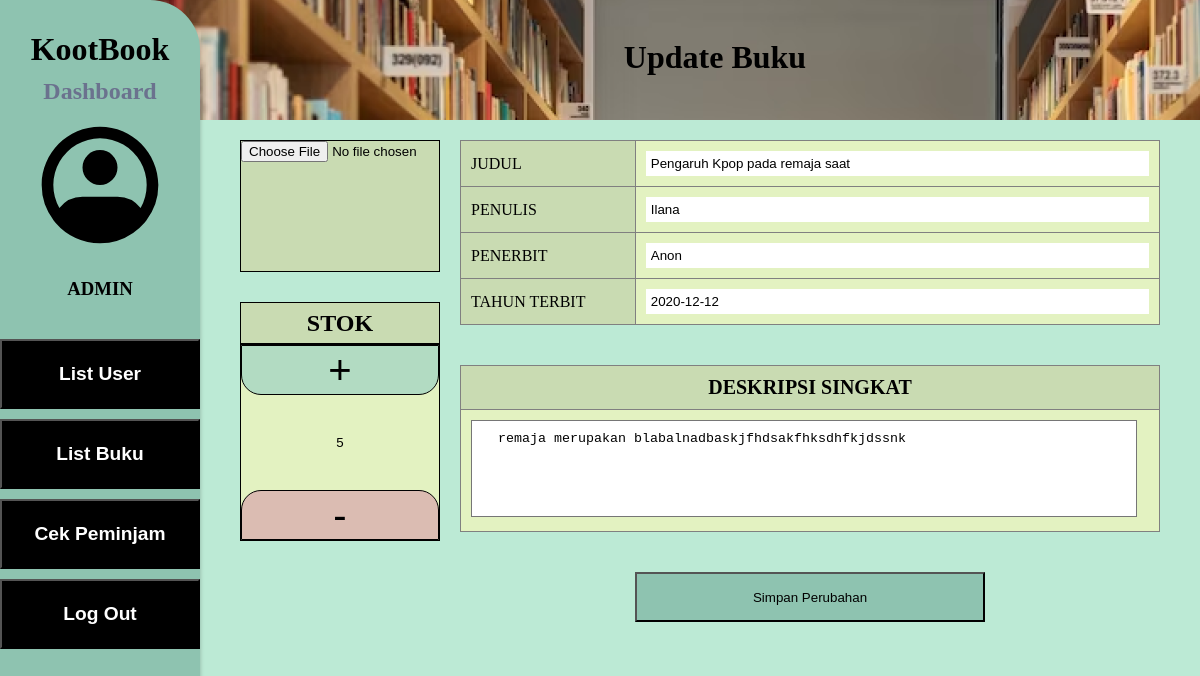
The app's page /public/Admin/updateBukuDetail/2 (signed in) with its own data.
### tables this page shows
CREATE TABLE `buku` (
  `ID_Buku` int(11) NOT NULL,
  `Judul` varchar(255) NOT NULL,
  `Penulis` varchar(255) NOT NULL,
  `Penerbit` varchar(255) NOT NULL,
  `Tahun_Terbit` date NOT NULL,
  `Sinopsis` varchar(255) NOT NULL,
  `Stock` int(10) NOT NULL
);

### app/core/Controller.php (called while the page is built, shortened)
<?php
class Controller{
    public function view($direct, $data = []){
        require_once '../app/views/'. $direct .'.php';
    }
    public function model($model){
        return new $model;
    }
}

### app/controllers/Admin.php (called while the page is built, shortened)
<?php
class Admin extends Controller
{
    public function updateBukuDetail($id){
        $data['data-buku'] = $this->model('book_model')->getBookId($id);
        $this->view('Admin/update_buku_detail',$data['data-buku'][0]);
    }
}

### app/core/App.php (called while the page is built, shortened)
<?php
class App {
    protected $method = 'index';
    protected $params = [];
    public function __construct()
    {
        $url = $this->parseURL();
        if($url != null){
            if( file_exists('../app/controllers/' . $url[0] . '.php') ) {
                unset($url[0]);
            }
        }
        $this->controller = new $this->controller;
        if( isset($url[1]) ) {
            if( method_exists($this->controller, $url[1]) ) {
                $this->method = $url[1];
                unset($url[1]);
            }
        }
        if( !empty($url) ) {
            $this->params = array_values($url);
        }
        call_user_func_array([$this->controller, $this->method], $this->params);
    }
    public function parseURL()
    {
        if( isset($_GET['url']) ) {
            $url = rtrim($_GET['url'], '/');
            $url = filter_var($url, FILTER_SANITIZE_URL);
            $url = explode('/', $url);
            return $url;
        }
    }
}

### public/index.php (called while the page is built, shortened)
<?php
$app = new App;

### app/core/Database.php (called while the page is built, shortened)
<?php
class Database {
    private $host = DB_HOST;
    private $user = DB_USER;
    private $pass = DB_PASS;
    private $db_name = DB_NAME;
    private $port = 3306;
    private $dbh;
    private $stmt;
    public function __construct()
    {
        $dsn = 'mysql:host=' . $this->host . ';port=' . $this->port . ';dbname=' .  $this->db_name;
        $option = [
            PDO::ATTR_PERSISTENT => true,
            PDO::ATTR_ERRMODE => PDO::ERRMODE_EXCEPTION,
        ];
        try {
            $this->dbh = new PDO($dsn, $this->user, $this->pass, $option);
        } catch(PDOException $e) {
            die($e->getMessage());
        }
    }
    public function query($query)
    {
        $this->stmt = $this->dbh->prepare($query);
    }
    public function execute()
    {
        $this->stmt->execute();
    }
    public function resultSet()
    {
        $this->execute();
        return $this->stmt->fetchAll(PDO::FETCH_ASSOC);
    }
}

### app/models/book_model.php (called while the page is built, shortened)
<?php
class book_model extends Controller{
    private $db;
    public function __construct()
    {
        $this->db = new Database();
    }
    public function getBookId($data){
        $this->db->query("SELECT * FROM buku WHERE ID_Buku = '{$data}'");
        return $this->db->resultSet();
    }
}

### app/views/Admin/update_buku_detail.php (the view, shortened to what this page needs)
<div class="container-content-admin">
  <div class="contain">
    <form method="post" action="<?= BASEURL ?>/Admin/updateBook/<?= $data['ID_Buku'] ?>" class="container" enctype="multipart/form-data" id="myForm">
      <div class="kiri">
        <div class="cover">
          <input type="file" name="profile_pic" accept=".jpg, .jpeg, .png" id="">
        </div>
        <div class="stok">
          <h2>STOK</h2>
        </div>
        <div class="isi">
          <button type="button" class="tambah">+</button>
          <input type="text" name="Stock" id="input-stok" value="<?= $data['Stock'] ?>">
          <button type="button" class="kurang">-</button>
        </div>
      </div>
      <div class="kanan">
        <table border="1" class="detail">
          <tr>
            <td id="Judul">JUDUL</td>
            <td><input type="text" name="Judul" value="<?= $data['Judul'] ?>"></td>
          </tr>
          <tr>
            <td id="Penulis">PENULIS</td>
            <td><input type="text" name="Penulis" value="<?= $data['Penulis'] ?>"></td>
          </tr>
          <tr>
            <td id="Penerbit">PENERBIT</td>
            <td><input type="text" name="Penerbit" value="<?= $data['Penerbit'] ?>"></td>
          </tr>
          <tr>
            <td id="Tahun_Terbit">TAHUN TERBIT</td>
            <td><input type="text" name="Tahun_Terbit" value="<?= $data['Tahun_Terbit'] ?>"></td>
          </tr>
        </table>
        <table border="1" class="deskripsi" cellpadding="20">
          <tr>
            <td id="desk">DESKRIPSI SINGKAT</td>
          </tr>
          <tr>
            <td id="isi_desk">
              <textarea id="isi_desk_input" rows="5" name="Sinopsis"><?= $data['Sinopsis'] ?> </textarea>
            </td>
          </tr>
        </table>
        <input type="submit" class="tombol" value="Simpan Perubahan">
      </div>
  </div>
</div>

### public/assets/css/Admin-updateBukuDetail.css (style rules this page uses)
* { overflow: hidden; }
body { width: 100%; height: 100%; margin: 0px; padding: 0px; background: #bcead5; position: fixed; }
.container-content-admin { padding-left: 240px; padding-top: 140px; border: black; padding-right: 40px; }
.tombol { width: 50%; height: 50px; align-items: center; background-color: #8ec3b0; margin-left: 25%; }
.container { display: flex; flex-direction: row; gap: 20px; }
.kiri { min-width: 200px; width: 200px; }
.cover { border: 1px black solid; background-color: #c9dbb2; display: flex; height: 130px; margin-bottom: 30px; background-size: cover; }
.cover input { justify-content: center; align-items: center; }
.stok { border: 1px black solid; height: 40px; background-color: #c9dbb2; display: flex; justify-content: center; align-items: center; }
.tambah { border: 1px black solid; height: 50px; border-radius: 0px 0px 20px 20px; background-color: #b2dbc2; font-size: 40px; }
.kurang { border: 1px black solid; height: 50px; border-radius: 20px 20px 0px 0px; background-color: #dbbcb2; font-size: 40px; }
.isi { border: 1px black solid; display: flex; flex-direction: column; height: 195px; justify-content: space-between; background-color: #e3f2c1; }
.isi input { text-align: center; background-color: transparent; border: none; }
.kanan { display: flex; flex-direction: column; gap: 20px; width: 100%; }
table { width: 100%; }
form .kanan table { border-collapse: collapse; padding: 10px; width: 100%; margin-bottom: 20px; }
form .kanan table #Judul, #Penulis, #Penerbit, #Tahun_Terbit { background-color: rgb(201, 219, 178); width: 25%; }
form .kanan table td { padding: 10px; }
.kanan table tr td input { border: none; background-color: #ffffff; width: 98%; padding: 5px; }
#desk { text-align: center; height: 20%; background-color: #c9dbb2; font-size: 20px; font-weight: bold; }
#isi_desk { height: 80%; background-color: #e3f2c1; }
#isi_desk_input { background-color: #ffffff; resize: none; width: 95%; padding: 10px; }
.detail { margin: 0px; }
.detail td { background-color: #e3f2c1; }

### records on screen
buku: Stock "5", Judul "Pengaruh Kpop pada remaja saat", Penulis "Ilana", Penerbit "Anon", Tahun_Terbit "2020-12-12", Sinopsis "remaja merupakan blabalnadbaskjfhdsakfhksdhfkjdssnk"

### other values on screen
$data['header'] "Update Buku"
